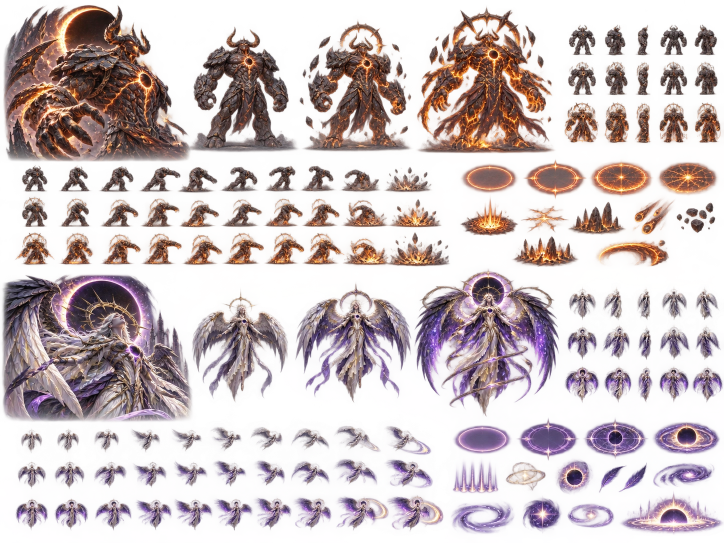
#> input picture assets/images/imgs8.webp, 1448 x 1086 px, given in place of 影刃行者_紫焰十六式_sprite_圖_sheet.png, which was not available (shown at 1/2 size)
$ python pack_es2_character_art.py --source-dir ../../assets/images --out-dir out
#> lines starting #> are read from the running program, lines starting #| are printed output that depends on the picture
#!/usr/bin/env python3
"""Stage transparent hero contact sheets as 448px/cell WebPs (QA candidates).

Usage: python scripts/es2/pack_es2_character_art.py --source-dir SOURCE --out-dir OUTPUT
Artistic acceptance is separate: a 313px original cell enlarged to 448px is
NOT native 3x detail, even if the WebP frame fits 147 CSS px at <=1x scaling.
"""
import argparse
import hashlib
import json
from pathlib import Path
from PIL import Image

CELL = 448
GUTTER = 8
DISPLAY_MAX = 147
SOURCES = {
    'shadowblade': [
        ('idle-ready-8dir', '影刃行者_紫焰十六式_sprite_圖_sheet.png', 4, 4, False),
        ('run-attack-east', '影刃行者_奔跑與雙刃連擊精靈圖譜.png', 4, 4, False),
        ('special-east', '影刃行者_紫霧突襲連擊.png', 4, 2, False),
    ],
    'spirit-summoner': [
        ('idle-ready-8dir', '靈契召喚師_幽狐法術姿態圖譜.png', 4, 4, False),
        ('run-attack-east', '靈契召喚師_幻狐奔行與施法_sprites.png', 4, 4, False),
        ('special-east', '靈契召喚師_幻狐秘術八連式.png', 4, 2, False),
    ],
    'crimson-paladin': [
        ('idle-ready-8dir', '緋紅聖騎四向戰鬥精靈圖譜.png', 4, 4, True),
        ('run-attack-east', '緋紅聖騎_奔跑與聖光連擊_sprite_表.png', 4, 4, True),
        ('special-east', '緋紅聖騎_聖盾終結技序列.png', 4, 2, False),
    ],
}


def remove_pale_background(frame: Image.Image) -> Image.Image:
    """Candidate-only extraction; requires manual alpha QA for bright armor/glow."""
    import cv2  # art-preparation tool, NOT a game/runtime dependency
    import numpy as np
    rgb = np.array(frame.convert('RGB'))
    h, w = rgb.shape[:2]
    bgr = cv2.cvtColor(rgb, cv2.COLOR_RGB2BGR)
    mask = np.full((h, w), cv2.GC_PR_FGD, np.uint8)
    edge = max(6, min(h, w) // 25)
    mask[:edge, :] = mask[-edge:, :] = cv2.GC_BGD
    mask[:, :edge] = mask[:, -edge:] = cv2.GC_BGD
    pale = (rgb.min(axis=2) >= 225) & (rgb.max(axis=2) - rgb.min(axis=2) <= 24)
    mask[pale] = cv2.GC_PR_BGD
    saturation = rgb.max(axis=2).astype('int16') - rgb.min(axis=2).astype('int16')
    strong = (saturation > 48) & (rgb.min(axis=2) < 205)
    mask[strong] = cv2.GC_FGD
    # Restore the guaranteed image-edge background after classifying foreground.
    mask[:edge, :] = mask[-edge:, :] = cv2.GC_BGD
    mask[:, :edge] = mask[:, -edge:] = cv2.GC_BGD
    cv2.grabCut(bgr, mask, None, np.zeros((1, 65), np.float64),
                np.zeros((1, 65), np.float64), 4, cv2.GC_INIT_WITH_MASK)
    fg = np.where((mask == cv2.GC_FGD) | (mask == cv2.GC_PR_FGD), 255, 0).astype('uint8')
    fg = cv2.GaussianBlur(fg, (3, 3), 0.6)
    # The generated paladin sheets use a pale source-page matte. GrabCut
    # recovers the silhouette, but its antialiasing may retain near-white
    # source pixels; remove neutral highlights from the *edge matte* only.
    # This is a candidate-only cleanup and must still pass visual QA.
    channel_min = rgb.min(axis=2).astype('float32')
    channel_delta = saturation.astype('float32')
    neutral_fade = np.clip((225 - channel_min) / 40, 0, 1)
    matte_factor = np.where(channel_delta < 28, neutral_fade, 1.0)
    fg = (fg.astype('float32') * matte_factor).astype('uint8')
    out = frame.copy()
    out.putalpha(Image.fromarray(fg, 'L'))
    return out


def pack_sheet(source: Path, output: Path, cols: int, rows: int,
               cell: int = CELL, *, kind: str, remove_matte: bool = False) -> dict:
#> called with cols = 4, rows = 4, cell = 448, kind = 'idle-ready-8dir', remove_matte = False
    original = Image.open(source).convert('RGBA')
#> original is the input picture: PIL image 1448x1086 RGBA; mean R, G, B, A 128.7, 88.1, 98.5, 98
    width, height = original.size
#> width = 1448; height = 1086
    if width < cols or height < rows:
        raise ValueError(f'{source.name}: grid exceeds source dimensions')
    # Explicit integer cuts. Input 1254/4 and 1774/4 are NOT integers.
    xcuts = [round(i * width / cols) for i in range(cols + 1)]
#> xcuts = [0, 362, 724, 1086, 1448]
    ycuts = [round(i * height / rows) for i in range(rows + 1)]
#> ycuts = [0, 272, 543, 814, 1086]
    atlas = Image.new('RGBA', (cols * cell, rows * cell), (0, 0, 0, 0))
#> atlas: PIL image 1792x1792 RGBA; every value is 0
    for row in range(rows):
        for col in range(cols):
            tile = original.crop((xcuts[col], ycuts[row], xcuts[col + 1], ycuts[row + 1]))
            if remove_matte:
                tile = remove_pale_background(tile)
            else:
                alpha = tile.getchannel('A')
                # Important: do not stamp an opaque source-page rectangle into gameplay.
                if min(alpha.getextrema()) > 32:
                    raise ValueError(f'{source.name}: non-transparent background in {row},{col}')
            inner = cell - GUTTER * 2
            tile = tile.resize((inner, inner), Image.Resampling.LANCZOS)
            atlas.alpha_composite(tile, (col * cell + GUTTER, row * cell + GUTTER))
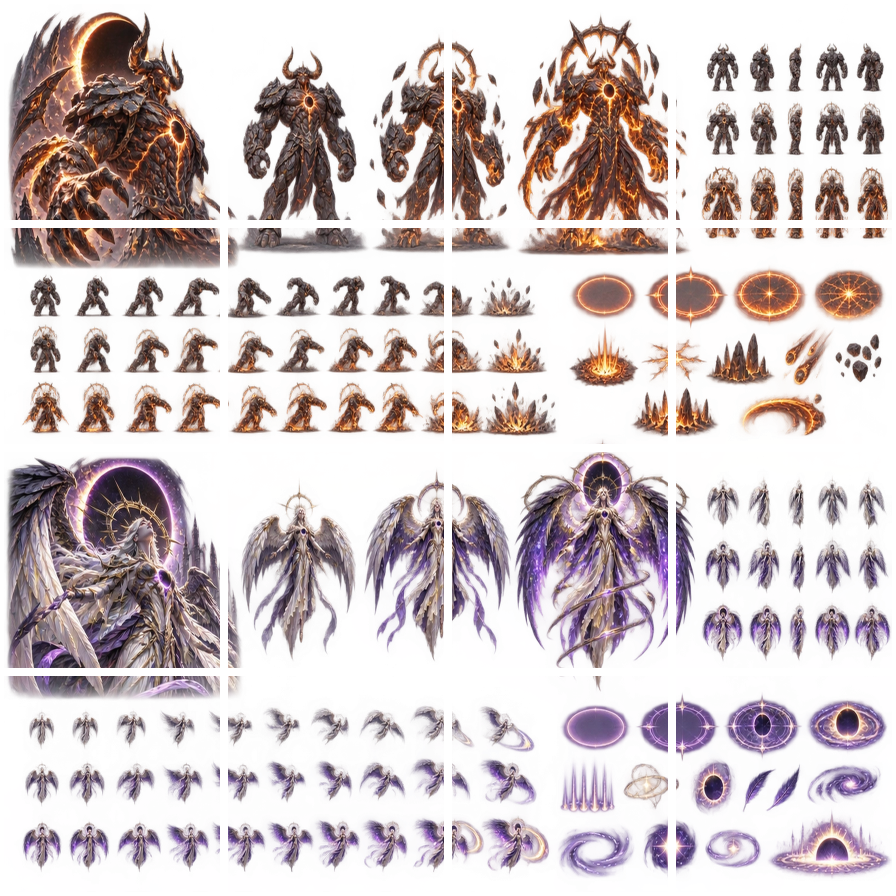
#> atlas: PIL image 1792x1792 RGBA (shown at 1/2 size); mean R, G, B, A 117.4, 79.9, 90, 91.1; transparent parts drawn white
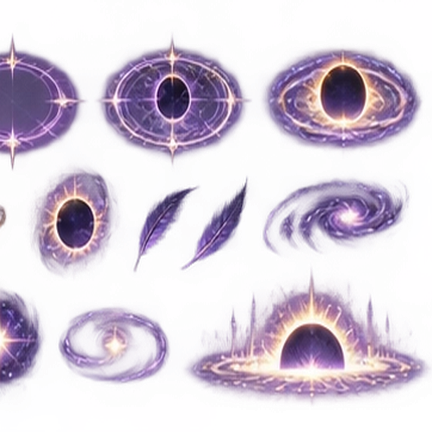
#> tile: PIL image 432x432 RGBA; mean R, G, B, A 147.5, 95.6, 163, 86; transparent parts drawn white
    output.parent.mkdir(parents=True, exist_ok=True)
    atlas.save(output, 'WEBP', quality=86, method=5)
    data = output.read_bytes()
    source_frame = [min(b - a for a, b in zip(xcuts, xcuts[1:])),
                    min(b - a for a, b in zip(ycuts, ycuts[1:]))]
#> source_frame = [362, 271]
    return {
        'kind': kind, 'path': output.as_posix(), 'source': source.name,
        'sourcePixels': [width, height], 'nativeSourceFramePixels': source_frame,
        'outputPixels': list(atlas.size), 'framePixels': [cell, cell],
        'grid': [cols, rows], 'frameCount': cols * rows,
        'native3x': min(source_frame) >= 3 * DISPLAY_MAX,
        'interpolated': source_frame[0] < cell or source_frame[1] < cell,
        'qa': 'QA_PENDING', 'matteCleanup': remove_matte,
        'bytes': len(data), 'sha256': hashlib.sha256(data).hexdigest(),
    }


def main() -> None:
    parser = argparse.ArgumentParser()
    parser.add_argument('--source-dir', type=Path, required=True)
    parser.add_argument('--out-dir', type=Path, required=True)
    args = parser.parse_args()
    assets = {}
    for hero, items in SOURCES.items():
        assets[hero] = []
        for pose, filename, columns, rows, matte in items:
            dest = args.out_dir / hero / f'{pose}@3x.webp'
            result = pack_sheet(args.source_dir / filename, dest, columns, rows,
                                kind=pose, remove_matte=matte)
            result['path'] = dest.relative_to(args.out_dir).as_posix()
            assets[hero].append(result)
    manifest = {
        'schemaVersion': 1, 'status': 'QA_PENDING',
        'note': '448px candidates are NOT proof of native 3x detail; see nativeSourceFramePixels.',
        'displayCSSMaxHeight': DISPLAY_MAX, 'assets': assets,
    }
    (args.out_dir / 'candidate-3x-manifest.json').write_text(
        json.dumps(manifest, ensure_ascii=False, indent=2) + '\n', encoding='utf-8')
    print('Packed', sum(len(v) for v in assets.values()), 'candidate atlases')


#> (the run stopped early here; a loop or call above may not have finished)
